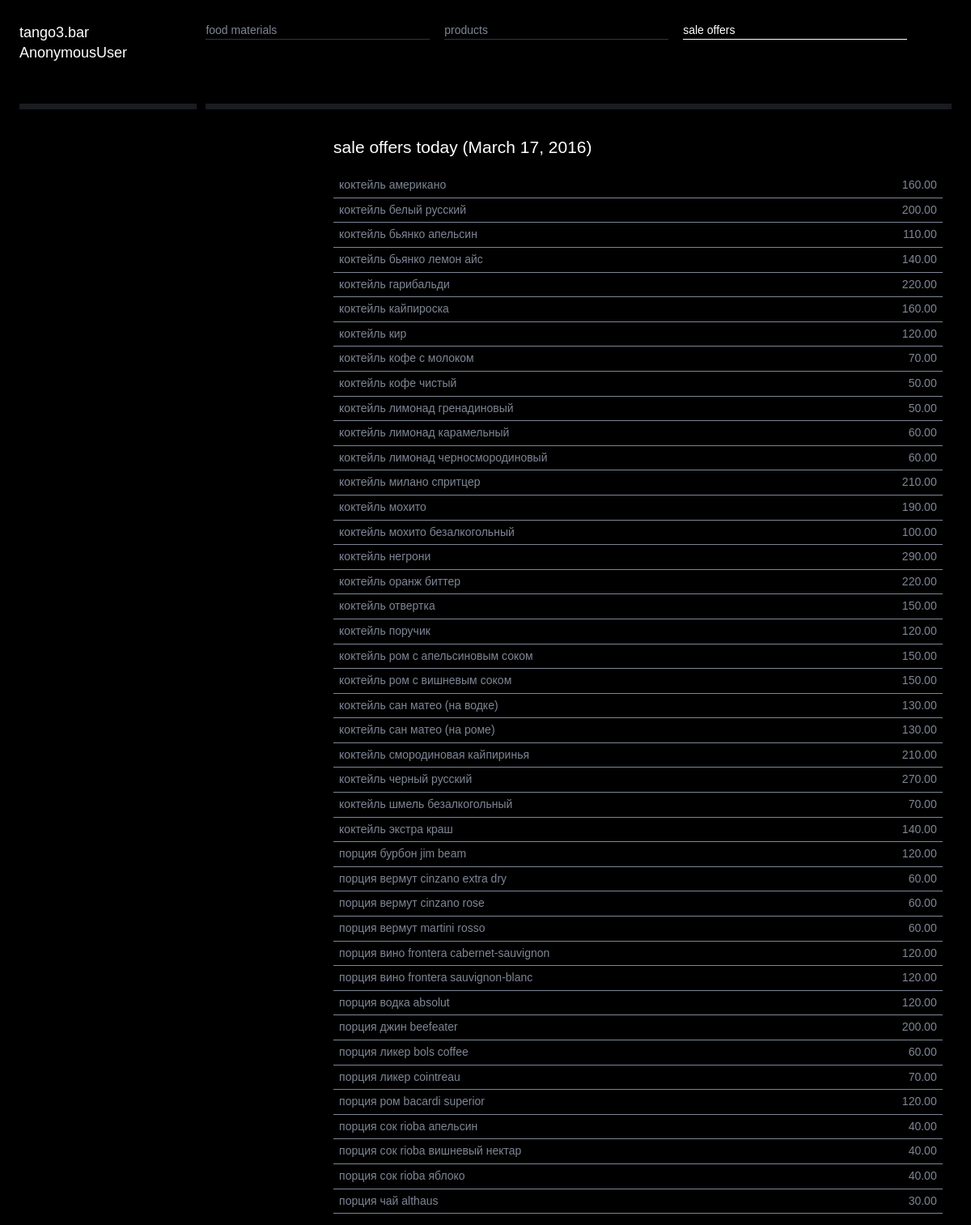
Screenshot of /bar/sale_offer_list with the database file from the repository.
### bar/models.py (models this page shows, shortened)
class WorkDay(models.Model):
	date       = models.DateField()
	is_current = models.BooleanField(default=False)
	class Meta:
		ordering = ['-date']
	@staticmethod
	def get_current():
		return WorkDay.objects.get(is_current=True)

class SaleOffer(models.Model):
	product  = models.ForeignKey(Product)
	day      = models.ForeignKey(WorkDay)
	cost     = models.DecimalField(max_digits=8, decimal_places=2, default=decimal.Decimal('0.00'))
	price    = models.DecimalField(max_digits=8, decimal_places=2, default=decimal.Decimal('0.00'))
	feasible = models.BooleanField(default=False)
	class Meta:
		ordering = ('product__name',)

class Product(models.Model):
	name        = models.CharField(max_length=200)
	recipe      = models.OneToOneField(Recipe)
	fixed_price = models.DecimalField(max_digits=8, decimal_places=2, default=0)
	rounding    = models.DecimalField(max_digits=8, decimal_places=2, default=1)
	markup      = models.DecimalField(max_digits=8, decimal_places=2, default=1)
	is_active   = models.BooleanField(default=False)

### bar/views.py (the view)
class SaleOfferListView(generic.ListView):
	model               = SaleOffer
	template_name       = 'bar/sale_offer_list.html'
	context_object_name = 'sale_offers'
	def get_queryset(self):
		day = WorkDay.get_current()
		return SaleOffer.objects.filter(day=day)
	def get_context_data(self, **kwargs):
		context = super(SaleOfferListView, self).get_context_data(**kwargs)
		context['user']  = self.request.user
		context['today'] = WorkDay.get_current()
		return context

### bar/templates/bar/sale_offer_list.html (shortened to what this page needs)
<!doctype html>
<html lang="en">
<head>
	{% load staticfiles %}
	<link rel="stylesheet" href={% static "css/style.css" %}>
</head>
<body>
	<div class="container">
		<header class="header clearfix">
			<div class="logo">
				tango3.bar<br/>
				{{ user }}
			</div>
			<nav class="menu_main">
				<ul>
					<li><a href={% url 'bar:food_material_list' %}>food materials</a></li>
					<li><a href={% url 'bar:product_list' %}>products</a></li>
					<li class="active"><a href={% url 'bar:sale_offer_list' %}>sale offers</a></li>
				</ul>
			</nav>
		</header>
		<div class="info">
			<article class="article clearfix">
				<div class="col_33">
				</div>
				<div class="col_66">
					{% if sale_offers %}
						<h2>sale offers today ({{ today.date }})</h2>
						<table class='table'>
							{% for sale_offer in sale_offers %}
								<tr>
									<td>{{ sale_offer.product.name }}</td>
									<td align='right'>{{ sale_offer.price }}</td>
								<tr>
							{% endfor %}
						</table>
					{% else %}
						no records
					{% endif %}
				</div>
			</article>
		</div>
	</div>
</body>

### bar/static/css/style.css (style rules this page uses)
.col_33 { width:31%; margin:0 2% 0 0; float:left; }
.col_66 { width:64%; margin:0 2% 0 0; float:left; }

### bar/static/css/skin.css (style rules this page uses)
body { font-family:arial, sans-serif; color:#7E8695; background:#000; }
a { color:#7E8695; }
ul li, ol li { padding:0 0 0.4em 0; }
.container { max-width:1300px; margin:0 auto; position:relative; }
.header { margin:0; padding:2em 2% 0 2%; position:fixed; z-index:10; height:107px; width:96%; background:#000; max-width:1240px; }
.logo { float:left; display:inline-block; font-size:18px; color:#fff; border-bottom:7px solid #1A1C21; width:19%; height:100px; }
.menu_main { width:80%; height:100px; float:right; border-bottom:7px solid #1A1C21; }
.menu_main a, .menu_main a:visited { display:inline-block; width:100%; border-bottom:1px solid #32353C; color:#7E8695; text-decoration:none; }
.menu_main li { display:inline-block; width:30%; float:left; margin:0 2% 0 0; }
.menu_main li.active a { border-bottom:1px solid #fff; color:#fff; cursor:default; }
.info { padding:150px 0 1em 2%; }
h1, h2 { font-weight:normal; color:#fff; }
.table { width:100%; }
.table td { padding:5px 7px; }
.table tr { border-bottom:1px solid #7E8695; }

### rows the page displays
WorkDay: date "March 17, 2016"
SaleOffer: product.name "коктейль американо", price "160.00"
SaleOffer: product.name "коктейль белый русский", price "200.00"
SaleOffer: product.name "коктейль бьянко апельсин", price "110.00"
SaleOffer: product.name "коктейль бьянко лемон айс", price "140.00"
SaleOffer: product.name "коктейль гарибальди", price "220.00"
SaleOffer: product.name "коктейль кайпироска", price "160.00"
SaleOffer: product.name "коктейль кир", price "120.00"
SaleOffer: product.name "коктейль кофе с молоком", price "70.00"
SaleOffer: product.name "коктейль кофе чистый", price "50.00"
SaleOffer: product.name "коктейль лимонад гренадиновый", price "50.00"
SaleOffer: product.name "коктейль лимонад карамельный", price "60.00"
SaleOffer: product.name "коктейль лимонад черносмородиновый", price "60.00"
SaleOffer: product.name "коктейль милано спритцер", price "210.00"
SaleOffer: product.name "коктейль мохито", price "190.00"
SaleOffer: product.name "коктейль мохито безалкогольный", price "100.00"
SaleOffer: product.name "коктейль негрони", price "290.00"
SaleOffer: product.name "коктейль оранж биттер", price "220.00"
SaleOffer: product.name "коктейль отвертка", price "150.00"
SaleOffer: product.name "коктейль поручик", price "120.00"
SaleOffer: product.name "коктейль ром с апельсиновым соком", price "150.00"
SaleOffer: product.name "коктейль ром с вишневым соком", price "150.00"
SaleOffer: product.name "коктейль сан матео (на водке)", price "130.00"
SaleOffer: product.name "коктейль сан матео (на роме)", price "130.00"
SaleOffer: product.name "коктейль смородиновая кайпиринья", price "210.00"
SaleOffer: product.name "коктейль черный русский", price "270.00"
SaleOffer: product.name "коктейль шмель безалкогольный", price "70.00"
SaleOffer: product.name "коктейль экстра краш", price "140.00"
SaleOffer: product.name "порция бурбон jim beam", price "120.00"
SaleOffer: product.name "порция вермут cinzano extra dry", price "60.00"
SaleOffer: product.name "порция вермут cinzano rose", price "60.00"
SaleOffer: product.name "порция вермут martini rosso", price "60.00"
SaleOffer: product.name "порция вино frontera cabernet-sauvignon", price "120.00"
SaleOffer: product.name "порция вино frontera sauvignon-blanc", price "120.00"
SaleOffer: product.name "порция водка absolut", price "120.00"
SaleOffer: product.name "порция джин beefeater", price "200.00"
SaleOffer: product.name "порция ликер bols coffee", price "60.00"
SaleOffer: product.name "порция ликер cointreau", price "70.00"
SaleOffer: product.name "порция ром bacardi superior", price "120.00"
SaleOffer: product.name "порция сок rioba апельсин", price "40.00"
SaleOffer: product.name "порция сок rioba вишневый нектар", price "40.00"
SaleOffer: product.name "порция сок rioba яблоко", price "40.00"
SaleOffer: product.name "порция чай althaus", price "30.00"

### other values shown
{{ user }} "AnonymousUser"
